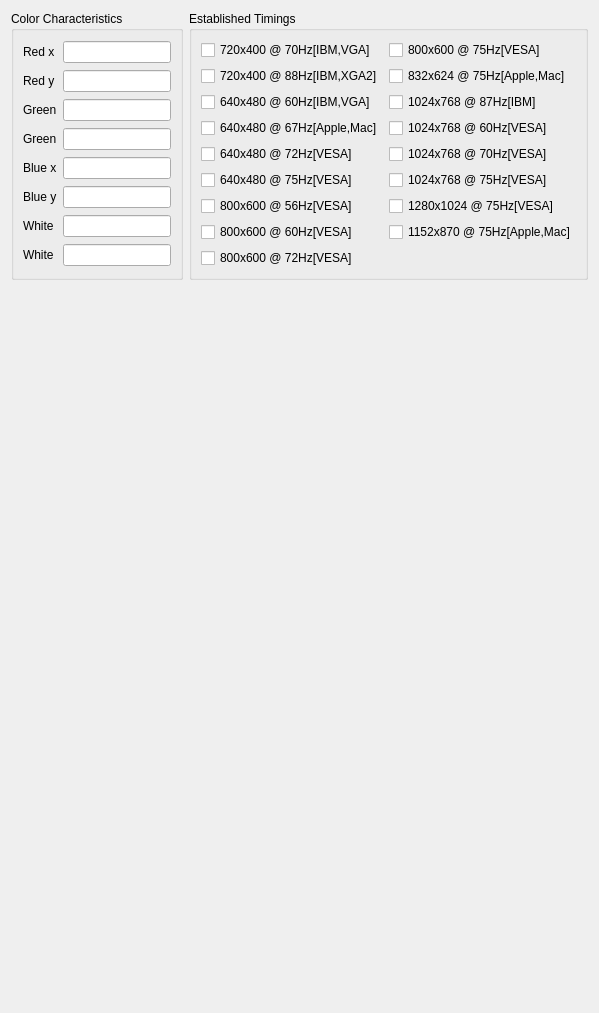
        <widget class="QWidget" name="tab_3">
         <attribute name="title">
          <string>Color/Established Timings</string>
         </attribute>
         <layout class="QGridLayout" name="gridLayout_7">
          <item row="0" column="0">
           <widget class="QGroupBox" name="groupBox_12">
            <property name="title">
             <string>Color Characteristics</string>
            </property>
            <layout class="QGridLayout" name="gridLayout_5">
             <item row="0" column="0">
              <widget class="QLabel" name="label_13">
               <property name="text">
                <string>Red x</string>
               </property>
              </widget>
             </item>
             <item row="0" column="1">
              <widget class="QLineEdit" name="m_pColorRedXLE"/>
             </item>
             <item row="1" column="0">
              <widget class="QLabel" name="label_14">
               <property name="text">
                <string>Red y</string>
               </property>
              </widget>
             </item>
             <item row="1" column="1">
              <widget class="QLineEdit" name="m_pColorRedYLE"/>
             </item>
             <item row="2" column="0">
              <widget class="QLabel" name="label_16">
               <property name="text">
                <string>Green</string>
               </property>
              </widget>
             </item>
             <item row="2" column="1">
              <widget class="QLineEdit" name="m_pColorGreenXLE"/>
             </item>
             <item row="3" column="0">
              <widget class="QLabel" name="label_15">
               <property name="text">
                <string>Green</string>
               </property>
              </widget>
             </item>
             <item row="3" column="1">
              <widget class="QLineEdit" name="m_pColorGreenYLE"/>
             </item>
             <item row="4" column="0">
              <widget class="QLabel" name="label_18">
               <property name="text">
                <string>Blue x</string>
               </property>
              </widget>
             </item>
             <item row="4" column="1">
              <widget class="QLineEdit" name="m_pColorBlueXLE"/>
             </item>
             <item row="5" column="0">
              <widget class="QLabel" name="label_17">
               <property name="text">
                <string>Blue y</string>
               </property>
              </widget>
             </item>
             <item row="5" column="1">
              <widget class="QLineEdit" name="m_pColorBlueYLE"/>
             </item>
             <item row="6" column="0">
              <widget class="QLabel" name="label_20">
               <property name="text">
                <string>White</string>
               </property>
              </widget>
             </item>
             <item row="6" column="1">
              <widget class="QLineEdit" name="m_pColorWhiteXLE"/>
             </item>
             <item row="7" column="0">
              <widget class="QLabel" name="label_19">
               <property name="text">
                <string>White</string>
               </property>
              </widget>
             </item>
             <item row="7" column="1">
              <widget class="QLineEdit" name="m_pColorWhiteYLE"/>
             </item>
            </layout>
           </widget>
          </item>
          <item row="0" column="1">
           <widget class="QGroupBox" name="groupBox_13">
            <property name="title">
             <string>Established Timings</string>
            </property>
            <layout class="QGridLayout" name="gridLayout_6">
             <item row="0" column="0">
              <widget class="QCheckBox" name="m_pColorEstablished1CB">
               <property name="text">
                <string>720x400 @ 70Hz[IBM,VGA]</string>
               </property>
              </widget>
             </item>
             <item row="0" column="1">
              <widget class="QCheckBox" name="m_pColorEstablished10CB">
               <property name="text">
                <string>800x600 @ 75Hz[VESA]</string>
               </property>
              </widget>
             </item>
             <item row="1" column="0">
              <widget class="QCheckBox" name="m_pColorEstablished2CB">
               <property name="text">
                <string>720x400 @ 88Hz[IBM,XGA2]</string>
               </property>
              </widget>
             </item>
             <item row="1" column="1">
              <widget class="QCheckBox" name="m_pColorEstablished11CB">
               <property name="text">
                <string>832x624 @ 75Hz[Apple,Mac]</string>
               </property>
              </widget>
             </item>
             <item row="2" column="0">
              <widget class="QCheckBox" name="m_pColorEstablished3CB">
               <property name="text">
                <string>640x480 @ 60Hz[IBM,VGA]</string>
               </property>
              </widget>
             </item>
             <item row="2" column="1">
              <widget class="QCheckBox" name="m_pColorEstablished12CB">
               <property name="text">
                <string>1024x768 @ 87Hz[IBM]</string>
               </property>
              </widget>
             </item>
             <item row="3" column="0">
              <widget class="QCheckBox" name="m_pColorEstablished4CB">
               <property name="text">
                <string>640x480 @ 67Hz[Apple,Mac]</string>
               </property>
              </widget>
             </item>
             <item row="3" column="1">
              <widget class="QCheckBox" name="m_pColorEstablished13CB">
               <property name="text">
                <string>1024x768 @ 60Hz[VESA]</string>
               </property>
              </widget>
             </item>
             <item row="4" column="0">
              <widget class="QCheckBox" name="m_pColorEstablished5CB">
               <property name="text">
                <string>640x480 @ 72Hz[VESA]</string>
               </property>
              </widget>
             </item>
             <item row="4" column="1">
              <widget class="QCheckBox" name="m_pColorEstablished14CB">
               <property name="text">
                <string>1024x768 @ 70Hz[VESA]</string>
               </property>
              </widget>
             </item>
             <item row="5" column="0">
              <widget class="QCheckBox" name="m_pColorEstablished6CB">
               <property name="text">
                <string>640x480 @ 75Hz[VESA]</string>
               </property>
              </widget>
             </item>
             <item row="5" column="1">
              <widget class="QCheckBox" name="m_pColorEstablished15CB">
               <property name="text">
                <string>1024x768 @ 75Hz[VESA]</string>
               </property>
              </widget>
             </item>
             <item row="6" column="0">
              <widget class="QCheckBox" name="m_pColorEstablished7CB">
               <property name="text">
                <string>800x600 @ 56Hz[VESA]</string>
               </property>
              </widget>
             </item>
             <item row="6" column="1">
              <widget class="QCheckBox" name="m_pColorEstablished16CB">
               <property name="text">
                <string>1280x1024 @ 75Hz[VESA]</string>
               </property>
              </widget>
             </item>
             <item row="7" column="0">
              <widget class="QCheckBox" name="m_pColorEstablished8CB">
               <property name="text">
                <string>800x600 @ 60Hz[VESA]</string>
               </property>
              </widget>
             </item>
             <item row="7" column="1">
              <widget class="QCheckBox" name="m_pColorEstablished17CB">
               <property name="text">
                <string>1152x870 @ 75Hz[Apple,Mac]</string>
               </property>
              </widget>
             </item>
             <item row="8" column="0">
              <widget class="QCheckBox" name="m_pColorEstablished9CB">
               <property name="text">
                <string>800x600 @ 72Hz[VESA]</string>
               </property>
              </widget>
             </item>
            </layout>
           </widget>
          </item>
          <item row="1" column="0">
           <spacer name="verticalSpacer_6">
            <property name="orientation">
             <enum>Qt::Vertical</enum>
            </property>
            <property name="sizeHint" stdset="0">
             <size>
              <width>20</width>
              <height>722</height>
             </size>
            </property>
           </spacer>
          </item>
          <item row="1" column="1">
           <spacer name="verticalSpacer_7">
            <property name="orientation">
             <enum>Qt::Vertical</enum>
            </property>
            <property name="sizeHint" stdset="0">
             <size>
              <width>20</width>
              <height>722</height>
             </size>
            </property>
           </spacer>
          </item>
         </layout>
        </widget>
